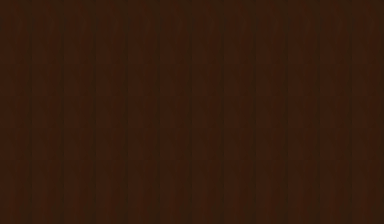

This game map was drawn from its Tiled (.tmx) file and the tilesets committed beside it. A one-line description and the full map source follow:
An orthogonal 12x7 tile map with 32x32 px tiles, 1 tile layer (Calque de Tile 1), 3 tilesets.

<map version="1.0" orientation="orthogonal" renderorder="right-down" width="12" height="7" tilewidth="32" tileheight="32" nextobjectid="1">
 <tileset firstgid="1" name="bureau" tilewidth="32" tileheight="32" tilecount="3" columns="1">
  <image source="tiles.png" width="32" height="96" />
 </tileset>
 <tileset firstgid="4" name="tiles" tilewidth="32" tileheight="32" tilecount="3" columns="1">
  <image source="tiles.png" width="32" height="96" />
 </tileset>
 <tileset firstgid="7" name="tiles" tilewidth="32" tileheight="32" tilecount="3" columns="1">
  <image source="tiles.png" width="32" height="96" />
 </tileset>
 <layer name="Calque de Tile 1" width="12" height="7">
  <data encoding="csv">
1,1,1,1,1,1,1,1,1,1,1,1,
2,2,2,2,2,2,2,2,2,2,2,2,
2,2,2,2,2,2,2,2,2,2,2,2,
2,2,2,2,2,2,2,2,2,2,2,2,
2,2,2,2,2,2,2,2,2,2,2,2,
2,2,2,2,2,2,2,2,2,2,2,2,
3,3,3,3,3,3,3,3,3,3,3,3
</data>
 </layer>
</map>
